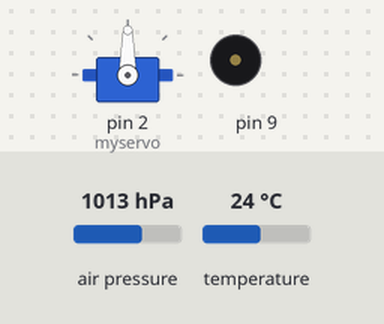
Simulated run of this sketch. Board: Arduino Uno, built with avr-gcc and run on an emulated ATmega328P. Parts: servo, buzzer (waves = sounding). The test bench sets the inputs (shaded band); at power-on: air pressure 1013 hPa, temperature 24 °C. Storage starts empty.

Above: at 1.2 s.
1.3 s: air pressure set to 1011 hPa
2.8 s: air pressure set to 1008 hPa
At 4.5 s:
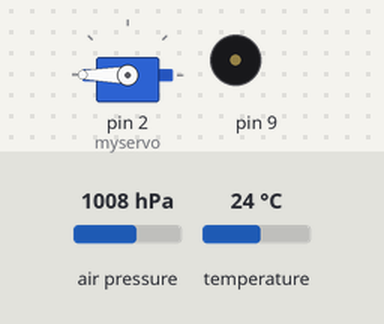
5.3 s: air pressure set to 1012 hPa
7.7 s: air pressure set to 1015 hPa
At 9.3 s:
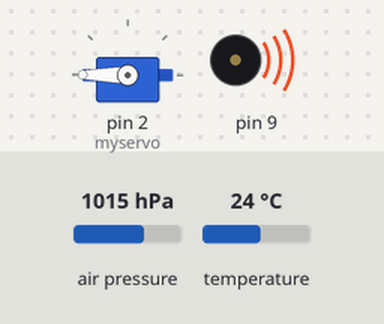
Timing chart, 0 to 11.3 s (numbered marks = the images above; inputs shaded):
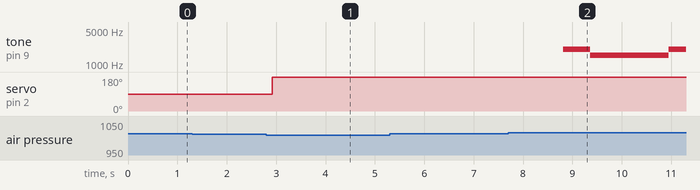

Measured:
- the behaviour switches between 1010 and 1009 hPa on air pressure (found by bisection; images 0 and 1)
- the behaviour switches between 1013 and 1014 hPa on air pressure (found by bisection; images 1 and 2)
- after the input at 1.3 s, every drawn part: stays the same
- after the input at 2.8 s, servo on pin 2 (myservo): 90° → 180° after 0.12 s
- after the input at 5.3 s, every drawn part: stays the same
- after the input at 7.7 s, tone on pin 9: silent → 2000 Hz after 1.1 s, → 1500 Hz 0.54 s later, → 2000 Hz 1.6 s later

The sketch:

cubeDesing.ino
```cpp
// <Wire.h> se usa para comunicación I2C para el sensor de presión (no hace falta asignar pines)
// SCL (Serial Clock) : A5
// SDA (Serial Data)  : A4
// <SFE_BMP180.h> que permite utilizar el sensor <> debe estar en libraries
// <SPI.h> Comunicación SPI para el SD (no hace falta asignar pines)
// SCK (Serial Clock)         : D13
// MISO (Master In Slave Out) : D12
// MOSI (Master Out Slave In) : D11
// SS (Slave Select)          : D10

#include <Wire.h>
#include <SFE_BMP180.h>
#include <SPI.h>
#include <SD.h>
#include <Servo.h>

SFE_BMP180 bmp;
Servo myservo;

// Variables para el BMP
double Po,T,P;
float A=0,Amax=0;

// Variables para los estados
byte estado=0;
unsigned int i=0;
unsigned long previousMillisSD = 0; // will store last time SD was updated  //long intervalSD = 100; //no se puso para ahorrar espacio
unsigned long previousMillisServo = 0;  // will store last time SD was updated  //long intervalServo = 2000; //no se puso para ahorrar espacio

// Asignación de pines
//const int chipSelect = 10; //Solamente srive para verificar si la SD está presente //no se puso para ahorrar espacio
//const int pinBuzzer = 9; //no se puso para ahorrar espacio

void setup()
{
  myservo.attach(2);
  iniciarBMP();
  SD.begin(10);
}

void loop()
{
  actualizarPresion();
  A = 0.6*A + 0.4*bmp.altitude(P,Po); //Calcular altura con respecto al punto de referencia
  if(Amax<A) Amax=A;

  switch(estado)
  {
    case 0:
      if(millis() - previousMillisSD > 50)
      {
        previousMillisSD = millis();
        guardarSD();
      }
      if( A>2)
      {
        estado=1;
      }
      break;
    case 1:
      guardarSD();
      if( ( A<(Amax-0.5) or A>30.0) and A>5.0 )
      {
        previousMillisServo = millis();
        myservo.attach(3);
        estado=2;
      }
      break;
    case 2:
      guardarSD();
      myservo.write(250);
      if(millis() - previousMillisServo > 1000)
      {
        myservo.attach(2);
      }
      if(A<=0)
      {
        myservo.attach(2);
        estado=3;
      }
      break;
    case 3:
      guardarSD();
      delay(1000);
      actualizarPresion();
      A = 0.6*A + 0.4*bmp.altitude(P,Po);
      guardarSD();
      tone(9,2000);
      delay(500);
      actualizarPresion();
      A = 0.6*A + 0.4*bmp.altitude(P,Po);
      guardarSD();
      tone(9,1500);
      delay(500);
      break;
  }
}

void iniciarBMP()
{
  if (bmp.begin())
  {
    actualizarPresion();
    Po=P;
  }
}

void actualizarPresion()
{
  char status;
  status = bmp.startTemperature(); //Inicio de lectura de temperatura
  if (status)
  {
    delay(status); //Pausa para que finalice la lectura
    status = bmp.getTemperature(T);  //Obtener la temperatura
    if (status)
    {
      status = bmp.startPressure(3); //Inicio lectura de presión
      if (status)
      {
        delay(status); //Pausa para que finalice la lectura
        status = bmp.getPressure(P,T); //Obtener la presión
        if(status)
        {
          return;
        }
      }
    }
  }
}

void guardarSD()
{
  String dataString = "";
  i++;
  dataString = String(i);
  dataString += ",";
  dataString += String(previousMillisSD/1000.0);
  dataString += ",";
  dataString += String(estado);
  dataString += ",";
  dataString += String(P);
  dataString += "," ;
  dataString +=String(T);
  dataString +=",";
  dataString +=String(A);

  File dataFile = SD.open("ejemplo.txt", FILE_WRITE);
  if (dataFile)
  {
    dataFile.println(dataString);
    dataFile.close();
  }
}
```
